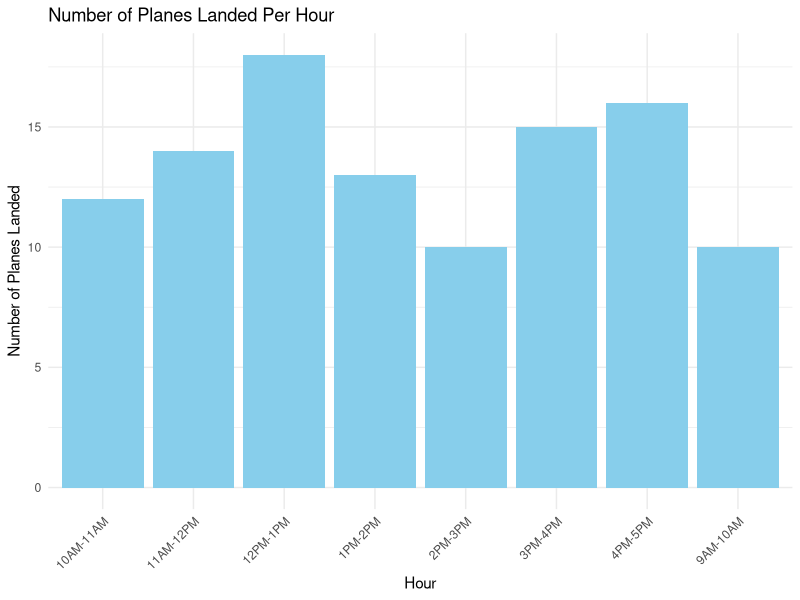

Recreate this plot in R.
#### Preamble ####
# Purpose: Simulates the data for the number of planes landed every hour over a period of eight hours
# Author: Bella MacLean
# Date: 31 January 2024 
# Contact: bella.maclean@mail.utoronto.ca 
# License: MIT
# Pre-requisites: None
# Any other information needed? None


#### Workspace setup ####

library(tidyverse)
library(ggplot2)

#### Simulated data ####

# Create the dataset
plane_data <- data.frame(
  Hour = c('9AM-10AM', '10AM-11AM', '11AM-12PM', '12PM-1PM', '1PM-2PM', '2PM-3PM', '3PM-4PM', '4PM-5PM'),
  Planes_Landed = c(10, 12, 14, 18, 13, 10, 15, 16)
)

# Create the plot
ggplot(plane_data, aes(x=Hour, y=Planes_Landed)) +
  geom_bar(stat="identity", fill="skyblue") +
  theme_minimal() +
  labs(title="Number of Planes Landed Per Hour",
       x="Hour",
       y="Number of Planes Landed") +
  theme(axis.text.x = element_text(angle = 45, hjust = 1))


